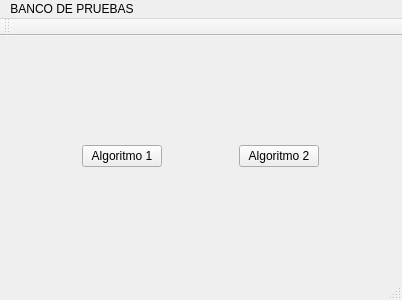
<?xml version="1.0" encoding="UTF-8"?>
<ui version="4.0">
 <class>MainWindow</class>
 <widget class="QMainWindow" name="MainWindow">
  <property name="geometry">
   <rect>
    <x>0</x>
    <y>0</y>
    <width>402</width>
    <height>300</height>
   </rect>
  </property>
  <property name="windowTitle">
   <string>MainWindow</string>
  </property>
  <widget class="QWidget" name="centralWidget">
   <widget class="QWidget" name="horizontalLayoutWidget">
    <property name="geometry">
     <rect>
      <x>0</x>
      <y>-10</y>
      <width>401</width>
      <height>261</height>
     </rect>
    </property>
    <layout class="QHBoxLayout" name="horizontalLayout">
     <item>
      <spacer name="horizontalSpacer">
       <property name="orientation">
        <enum>Qt::Horizontal</enum>
       </property>
       <property name="sizeHint" stdset="0">
        <size>
         <width>20</width>
         <height>20</height>
        </size>
       </property>
      </spacer>
     </item>
     <item>
      <widget class="QPushButton" name="pushButton">
       <property name="text">
        <string>Algoritmo 1</string>
       </property>
      </widget>
     </item>
     <item>
      <spacer name="horizontalSpacer_3">
       <property name="orientation">
        <enum>Qt::Horizontal</enum>
       </property>
       <property name="sizeHint" stdset="0">
        <size>
         <width>40</width>
         <height>20</height>
        </size>
       </property>
      </spacer>
     </item>
     <item>
      <widget class="QPushButton" name="pushButton_2">
       <property name="text">
        <string>Algoritmo 2</string>
       </property>
      </widget>
     </item>
     <item>
      <spacer name="horizontalSpacer_2">
       <property name="orientation">
        <enum>Qt::Horizontal</enum>
       </property>
       <property name="sizeHint" stdset="0">
        <size>
         <width>20</width>
         <height>20</height>
        </size>
       </property>
      </spacer>
     </item>
    </layout>
   </widget>
  </widget>
  <widget class="QMenuBar" name="menuBar">
   <property name="geometry">
    <rect>
     <x>0</x>
     <y>0</y>
     <width>402</width>
     <height>21</height>
    </rect>
   </property>
   <widget class="QMenu" name="menuBANCO_DE_PRUEBAS">
    <property name="title">
     <string>BANCO DE PRUEBAS</string>
    </property>
   </widget>
   <addaction name="menuBANCO_DE_PRUEBAS"/>
  </widget>
  <widget class="QToolBar" name="mainToolBar">
   <attribute name="toolBarArea">
    <enum>TopToolBarArea</enum>
   </attribute>
   <attribute name="toolBarBreak">
    <bool>false</bool>
   </attribute>
  </widget>
  <widget class="QStatusBar" name="statusBar"/>
 </widget>
 <layoutdefault spacing="6" margin="11"/>
 <resources/>
 <connections/>
</ui>
